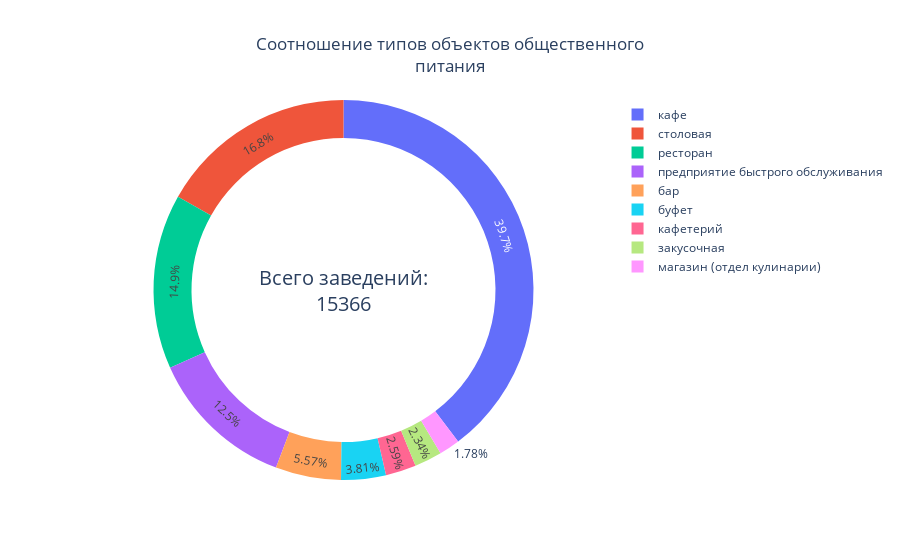

This figure's notebook cell:
### Code cell
fig = go.Figure(data=[go.Pie(labels=name_rest.index, values=name_rest['id'],hole=0.8)])
fig.update_layout(title="Соотношение типов объектов общественного<br>питания",
    title_x = 0.5,
annotations=[dict(text=('Всего заведений:<br>'+ str(name_rest['id'].sum())), x=0.5, y=0.5, font_size=20, showarrow=False)])

fig.show()

### Figure 1 — Plotly figure (JSON) as saved in the notebook; plotly's stock layout.template omitted (floating-point values rounded to 4 significant figures)
{"data": [{"hole": 0.8, "labels": ["бар", "буфет", "закусочная", "кафе", "кафетерий", "магазин (отдел кулинарии)", "предприятие быстрого обслуживания", "ресторан", "столовая"], "type": "pie", "values": [856, 585, 360, 6099, 398, 273, 1923, 2285, 2587]}], "layout": {"annotations": [{"font": {"size": 20}, "showarrow": false, "text": "Всего заведений:<br>15366", "x": 0.5, "y": 0.5}], "title": {"text": "Соотношение типов объектов общественного<br>питания", "x": 0.5}}}
